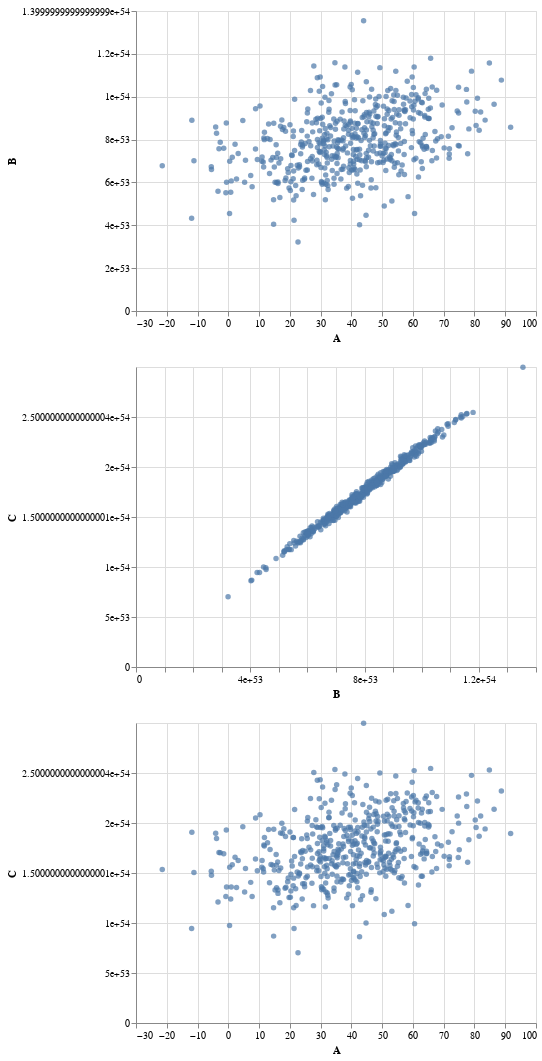

The cell this chart's notebook holds for it:
### Code cell
A, B, C = random.choice(ABC_all).transpose()
AB = alt.Chart(pd.DataFrame({"A":A, "B":B})).mark_circle().encode(
    x="A",
    y="B")
BC= alt.Chart(pd.DataFrame({"B":B, "C":C})).mark_circle().encode(
    x="B",
    y="C")
AC = alt.Chart(pd.DataFrame({"A":A, "C":C})).mark_circle().encode(
    x="A",
    y="C")

alt.vconcat(AB, BC, AC)

### Figure 1 — Vega-Lite specification as saved in the notebook (floating-point values rounded to 4 significant figures; data arrays with more than 128 entries replaced by an {"elided": "..."} marker saying what was removed)
{"config": {"view": {"continuousWidth": 400, "continuousHeight": 300}}, "vconcat": [{"data": {"name": "data-bb4ee4b3f3ea4042727224b3be5ca3c3"}, "mark": "circle", "encoding": {"x": {"field": "A", "type": "quantitative"}, "y": {"field": "B", "type": "quantitative"}}}, {"data": {"name": "data-d7162613a6e8c3ea8c7cfd3ea7585f2a"}, "mark": "circle", "encoding": {"x": {"field": "B", "type": "quantitative"}, "y": {"field": "C", "type": "quantitative"}}}, {"data": {"name": "data-c0fe8d483ca64b8295b47bfc67948226"}, "mark": "circle", "encoding": {"x": {"field": "A", "type": "quantitative"}, "y": {"field": "C", "type": "quantitative"}}}], "$schema": "https://vega.github.io/schema/vega-lite/v4.17.0.json", "datasets": {"data-bb4ee4b3f3ea4042727224b3be5ca3c3": {"elided": "500 records"}, "data-d7162613a6e8c3ea8c7cfd3ea7585f2a": {"elided": "500 records"}, "data-c0fe8d483ca64b8295b47bfc67948226": {"elided": "500 records"}}}
